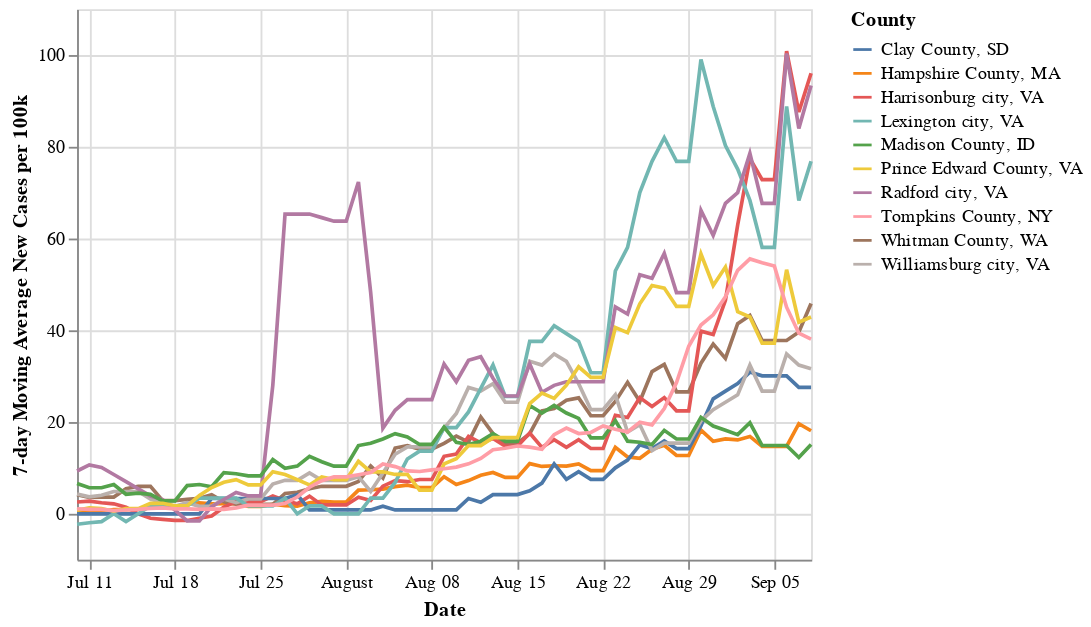

Notebook code for this chart:
### Code cell
college_counties_average_july4 = fidap.sql("""
WITH covid_cases AS (
SELECT *, 
ROW_NUMBER() OVER (PARTITION BY county_fips_code ORDER BY date ASC) AS row_num,
(confirmed_cases - (LAG(confirmed_cases, 1) OVER (PARTITION BY county_fips_code ORDER BY date ASC))) AS new_cases,
FROM bigquery-public-data.covid19_nyt.us_counties
WHERE date >= CAST("2021-07-04" AS DATE)
AND confirmed_cases >= 0 
AND deaths >= 0), 

census_join AS (
SELECT CAST(c.date AS STRING) AS nyt_date, c.county, c.state_name, c.confirmed_cases, c.new_cases, c.row_num, c.county_fips_code,
ROUND(100000*(AVG(c.new_cases) OVER (PARTITION BY c.county_fips_code ORDER BY c.date ASC ROWS 7 PRECEDING))/CAST(census.POP100 AS INT64), 2) AS new_cases_ma7
FROM covid_cases AS c
INNER JOIN fidap-301014.us_census_2020.Redistricting_Data_Complete AS census 
ON census.GEOCODE = c.county_fips_code
WHERE CHAR_LENGTH(census.GEOCODE) = 5),

final_query AS (
SELECT nyt_date, county, state_name, confirmed_cases, new_cases, county_fips_code, new_cases_ma7
FROM census_join
WHERE row_num >= 7
),

college_town AS (
SELECT CAST(POP100 AS INT64) AS total, 
CAST(P0050008 AS INT64) AS student_housing,  
CONCAT(c.NAMELSAD, ", ", STUSAB) AS county,
ROUND(100*SAFE_DIVIDE(CAST(P0050008 AS INT64),CAST(POP100 AS INT64)), 2) AS pct_student_housing,
GEOCODE
FROM fidap-301014.us_census_2020.Redistricting_Data_Complete AS r
INNER JOIN fidap-301014.us_census_2020.2020_county_boundaries AS c
ON c.GEOID = GEOCODE
WHERE CHAR_LENGTH(r.GEOID) = 14
AND GEOVAR = '00'
AND COUNTY IS NOT NULL
ORDER BY pct_student_housing DESC
LIMIT 10
)

SELECT nyt_date, ct.county, state_name, GEOCODE, pct_student_housing, confirmed_cases, new_cases, new_cases_ma7 
FROM final_query
INNER JOIN college_town AS ct
ON ct.GEOCODE = county_fips_code
WHERE new_cases_ma7 IS NOT NULL;
""")

college_counties_average_july4['nyt_date'] = pd.to_datetime(college_counties_average_july4['nyt_date'])
alt.Chart(college_counties_average_july4).mark_line().encode(
    x = alt.X('nyt_date', title = "Date"),
    y = alt.Y('new_cases_ma7', title = "7-day Moving Average New Cases per 100k"),
    color = alt.Color('county', title = "County")
)

### Figure 1 — Vega-Lite specification as saved in the notebook (floating-point values rounded to 4 significant figures; data arrays with more than 128 entries replaced by an {"elided": "..."} marker saying what was removed)
{"config": {"view": {"continuousWidth": 400, "continuousHeight": 300}}, "data": {"name": "data-efdd8c1b97f24e933966683c2d8f6f39"}, "mark": "line", "encoding": {"color": {"type": "nominal", "field": "county", "title": "County"}, "x": {"type": "temporal", "field": "nyt_date", "title": "Date"}, "y": {"type": "quantitative", "field": "new_cases_ma7", "title": "7-day Moving Average New Cases per 100k"}}, "$schema": "https://vega.github.io/schema/vega-lite/v4.8.1.json", "datasets": {"data-efdd8c1b97f24e933966683c2d8f6f39": {"elided": "610 records"}}}
